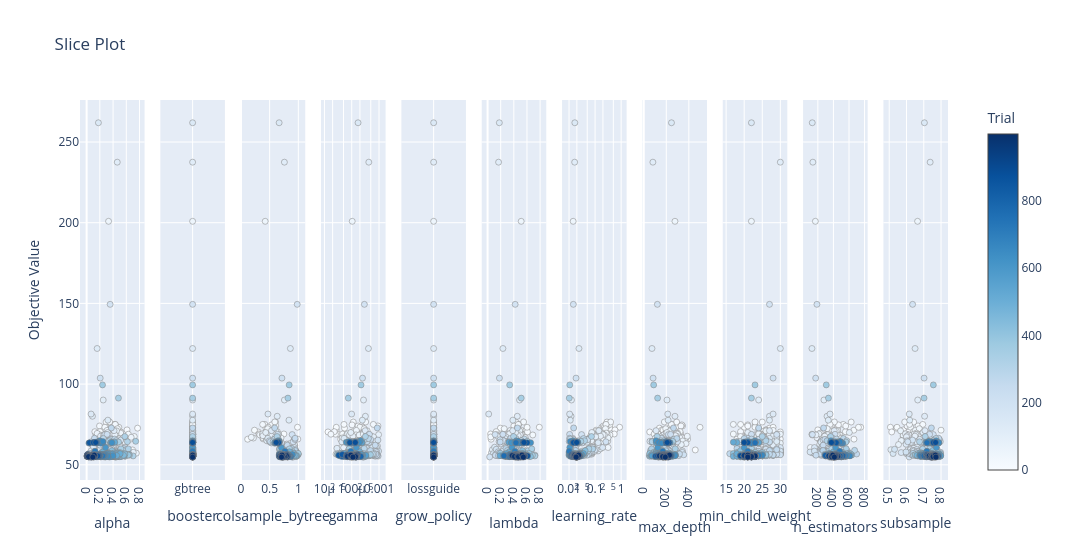

Source (notebook cell):
### Code cell
optuna.visualization.plot_slice(study)

### Figure 1 — Plotly figure (JSON) as saved in the notebook; plotly's stock layout.template omitted (floating-point values rounded to 4 significant figures; data arrays with more than 128 entries replaced by an {"elided": "..."} marker saying what was removed)
{"data": [{"marker": {"color": {"elided": "1000 int values"}, "colorbar": {"title": {"text": "Trial"}, "x": 1, "xpad": 40}, "colorscale": [[0, "rgb(247,251,255)"], [0.125, "rgb(222,235,247)"], [0.25, "rgb(198,219,239)"], [0.375, "rgb(158,202,225)"], [0.5, "rgb(107,174,214)"], [0.625, "rgb(66,146,198)"], [0.75, "rgb(33,113,181)"], [0.875, "rgb(8,81,156)"], [1, "rgb(8,48,107)"]], "line": {"color": "Grey", "width": 0.5}, "showscale": true}, "mode": "markers", "showlegend": false, "type": "scatter", "x": {"elided": "1000 float values"}, "xaxis": "x", "y": {"elided": "1000 float values"}, "yaxis": "y"}, {"marker": {"color": {"elided": "1000 int values"}, "colorbar": {"title": {"text": "Trial"}, "x": 1, "xpad": 40}, "colorscale": [[0, "rgb(247,251,255)"], [0.125, "rgb(222,235,247)"], [0.25, "rgb(198,219,239)"], [0.375, "rgb(158,202,225)"], [0.5, "rgb(107,174,214)"], [0.625, "rgb(66,146,198)"], [0.75, "rgb(33,113,181)"], [0.875, "rgb(8,81,156)"], [1, "rgb(8,48,107)"]], "line": {"color": "Grey", "width": 0.5}, "showscale": false}, "mode": "markers", "showlegend": false, "type": "scatter", "x": {"elided": "1000 str values"}, "xaxis": "x2", "y": {"elided": "1000 float values"}, "yaxis": "y2"}, {"marker": {"color": {"elided": "1000 int values"}, "colorbar": {"title": {"text": "Trial"}, "x": 1, "xpad": 40}, "colorscale": [[0, "rgb(247,251,255)"], [0.125, "rgb(222,235,247)"], [0.25, "rgb(198,219,239)"], [0.375, "rgb(158,202,225)"], [0.5, "rgb(107,174,214)"], [0.625, "rgb(66,146,198)"], [0.75, "rgb(33,113,181)"], [0.875, "rgb(8,81,156)"], [1, "rgb(8,48,107)"]], "line": {"color": "Grey", "width": 0.5}, "showscale": false}, "mode": "markers", "showlegend": false, "type": "scatter", "x": {"elided": "1000 float values"}, "xaxis": "x3", "y": {"elided": "1000 float values"}, "yaxis": "y3"}, {"marker": {"color": {"elided": "1000 int values"}, "colorbar": {"title": {"text": "Trial"}, "x": 1, "xpad": 40}, "colorscale": [[0, "rgb(247,251,255)"], [0.125, "rgb(222,235,247)"], [0.25, "rgb(198,219,239)"], [0.375, "rgb(158,202,225)"], [0.5, "rgb(107,174,214)"], [0.625, "rgb(66,146,198)"], [0.75, "rgb(33,113,181)"], [0.875, "rgb(8,81,156)"], [1, "rgb(8,48,107)"]], "line": {"color": "Grey", "width": 0.5}, "showscale": false}, "mode": "markers", "showlegend": false, "type": "scatter", "x": {"elided": "1000 float values"}, "xaxis": "x4", "y": {"elided": "1000 float values"}, "yaxis": "y4"}, {"marker": {"color": {"elided": "1000 int values"}, "colorbar": {"title": {"text": "Trial"}, "x": 1, "xpad": 40}, "colorscale": [[0, "rgb(247,251,255)"], [0.125, "rgb(222,235,247)"], [0.25, "rgb(198,219,239)"], [0.375, "rgb(158,202,225)"], [0.5, "rgb(107,174,214)"], [0.625, "rgb(66,146,198)"], [0.75, "rgb(33,113,181)"], [0.875, "rgb(8,81,156)"], [1, "rgb(8,48,107)"]], "line": {"color": "Grey", "width": 0.5}, "showscale": false}, "mode": "markers", "showlegend": false, "type": "scatter", "x": {"elided": "1000 str values"}, "xaxis": "x5", "y": {"elided": "1000 float values"}, "yaxis": "y5"}, {"marker": {"color": {"elided": "1000 int values"}, "colorbar": {"title": {"text": "Trial"}, "x": 1, "xpad": 40}, "colorscale": [[0, "rgb(247,251,255)"], [0.125, "rgb(222,235,247)"], [0.25, "rgb(198,219,239)"], [0.375, "rgb(158,202,225)"], [0.5, "rgb(107,174,214)"], [0.625, "rgb(66,146,198)"], [0.75, "rgb(33,113,181)"], [0.875, "rgb(8,81,156)"], [1, "rgb(8,48,107)"]], "line": {"color": "Grey", "width": 0.5}, "showscale": false}, "mode": "markers", "showlegend": false, "type": "scatter", "x": {"elided": "1000 float values"}, "xaxis": "x6", "y": {"elided": "1000 float values"}, "yaxis": "y6"}, {"marker": {"color": {"elided": "1000 int values"}, "colorbar": {"title": {"text": "Trial"}, "x": 1, "xpad": 40}, "colorscale": [[0, "rgb(247,251,255)"], [0.125, "rgb(222,235,247)"], [0.25, "rgb(198,219,239)"], [0.375, "rgb(158,202,225)"], [0.5, "rgb(107,174,214)"], [0.625, "rgb(66,146,198)"], [0.75, "rgb(33,113,181)"], [0.875, "rgb(8,81,156)"], [1, "rgb(8,48,107)"]], "line": {"color": "Grey", "width": 0.5}, "showscale": false}, "mode": "markers", "showlegend": false, "type": "scatter", "x": {"elided": "1000 float values"}, "xaxis": "x7", "y": {"elided": "1000 float values"}, "yaxis": "y7"}, {"marker": {"color": {"elided": "1000 int values"}, "colorbar": {"title": {"text": "Trial"}, "x": 1, "xpad": 40}, "colorscale": [[0, "rgb(247,251,255)"], [0.125, "rgb(222,235,247)"], [0.25, "rgb(198,219,239)"], [0.375, "rgb(158,202,225)"], [0.5, "rgb(107,174,214)"], [0.625, "rgb(66,146,198)"], [0.75, "rgb(33,113,181)"], [0.875, "rgb(8,81,156)"], [1, "rgb(8,48,107)"]], "line": {"color": "Grey", "width": 0.5}, "showscale": false}, "mode": "markers", "showlegend": false, "type": "scatter", "x": {"elided": "1000 int values"}, "xaxis": "x8", "y": {"elided": "1000 float values"}, "yaxis": "y8"}, {"marker": {"color": {"elided": "1000 int values"}, "colorbar": {"title": {"text": "Trial"}, "x": 1, "xpad": 40}, "colorscale": [[0, "rgb(247,251,255)"], [0.125, "rgb(222,235,247)"], [0.25, "rgb(198,219,239)"], [0.375, "rgb(158,202,225)"], [0.5, "rgb(107,174,214)"], [0.625, "rgb(66,146,198)"], [0.75, "rgb(33,113,181)"], [0.875, "rgb(8,81,156)"], [1, "rgb(8,48,107)"]], "line": {"color": "Grey", "width": 0.5}, "showscale": false}, "mode": "markers", "showlegend": false, "type": "scatter", "x": {"elided": "1000 int values"}, "xaxis": "x9", "y": {"elided": "1000 float values"}, "yaxis": "y9"}, {"marker": {"color": {"elided": "1000 int values"}, "colorbar": {"title": {"text": "Trial"}, "x": 1, "xpad": 40}, "colorscale": [[0, "rgb(247,251,255)"], [0.125, "rgb(222,235,247)"], [0.25, "rgb(198,219,239)"], [0.375, "rgb(158,202,225)"], [0.5, "rgb(107,174,214)"], [0.625, "rgb(66,146,198)"], [0.75, "rgb(33,113,181)"], [0.875, "rgb(8,81,156)"], [1, "rgb(8,48,107)"]], "line": {"color": "Grey", "width": 0.5}, "showscale": false}, "mode": "markers", "showlegend": false, "type": "scatter", "x": {"elided": "1000 int values"}, "xaxis": "x10", "y": {"elided": "1000 float values"}, "yaxis": "y10"}, {"marker": {"color": {"elided": "1000 int values"}, "colorbar": {"title": {"text": "Trial"}, "x": 1, "xpad": 40}, "colorscale": [[0, "rgb(247,251,255)"], [0.125, "rgb(222,235,247)"], [0.25, "rgb(198,219,239)"], [0.375, "rgb(158,202,225)"], [0.5, "rgb(107,174,214)"], [0.625, "rgb(66,146,198)"], [0.75, "rgb(33,113,181)"], [0.875, "rgb(8,81,156)"], [1, "rgb(8,48,107)"]], "line": {"color": "Grey", "width": 0.5}, "showscale": false}, "mode": "markers", "showlegend": false, "type": "scatter", "x": {"elided": "1000 float values"}, "xaxis": "x11", "y": {"elided": "1000 float values"}, "yaxis": "y11"}], "layout": {"title": {"text": "Slice Plot"}, "width": 3300, "xaxis": {"anchor": "y", "domain": [0, 0.07438], "title": {"text": "alpha"}}, "xaxis10": {"anchor": "y10", "domain": [0.8331, 0.9074], "title": {"text": "n_estimators"}}, "xaxis11": {"anchor": "y11", "domain": [0.9256, 1.0], "title": {"text": "subsample"}}, "xaxis2": {"anchor": "y2", "domain": [0.09256, 0.1669], "title": {"text": "booster"}}, "xaxis3": {"anchor": "y3", "domain": [0.1851, 0.2595], "title": {"text": "colsample_bytree"}}, "xaxis4": {"anchor": "y4", "domain": [0.2777, 0.3521], "title": {"text": "gamma"}, "type": "log"}, "xaxis5": {"anchor": "y5", "domain": [0.3702, 0.4446], "title": {"text": "grow_policy"}}, "xaxis6": {"anchor": "y6", "domain": [0.4628, 0.5372], "title": {"text": "lambda"}}, "xaxis7": {"anchor": "y7", "domain": [0.5554, 0.6298], "title": {"text": "learning_rate"}, "type": "log"}, "xaxis8": {"anchor": "y8", "domain": [0.6479, 0.7223], "title": {"text": "max_depth"}}, "xaxis9": {"anchor": "y9", "domain": [0.7405, 0.8149], "title": {"text": "min_child_weight"}}, "yaxis": {"anchor": "x", "domain": [0, 1], "title": {"text": "Objective Value"}}, "yaxis10": {"anchor": "x10", "domain": [0, 1], "matches": "y", "showticklabels": false}, "yaxis11": {"anchor": "x11", "domain": [0, 1], "matches": "y", "showticklabels": false}, "yaxis2": {"anchor": "x2", "domain": [0, 1], "matches": "y", "showticklabels": false}, "yaxis3": {"anchor": "x3", "domain": [0, 1], "matches": "y", "showticklabels": false}, "yaxis4": {"anchor": "x4", "domain": [0, 1], "matches": "y", "showticklabels": false}, "yaxis5": {"anchor": "x5", "domain": [0, 1], "matches": "y", "showticklabels": false}, "yaxis6": {"anchor": "x6", "domain": [0, 1], "matches": "y", "showticklabels": false}, "yaxis7": {"anchor": "x7", "domain": [0, 1], "matches": "y", "showticklabels": false}, "yaxis8": {"anchor": "x8", "domain": [0, 1], "matches": "y", "showticklabels": false}, "yaxis9": {"anchor": "x9", "domain": [0, 1], "matches": "y", "showticklabels": false}}}
